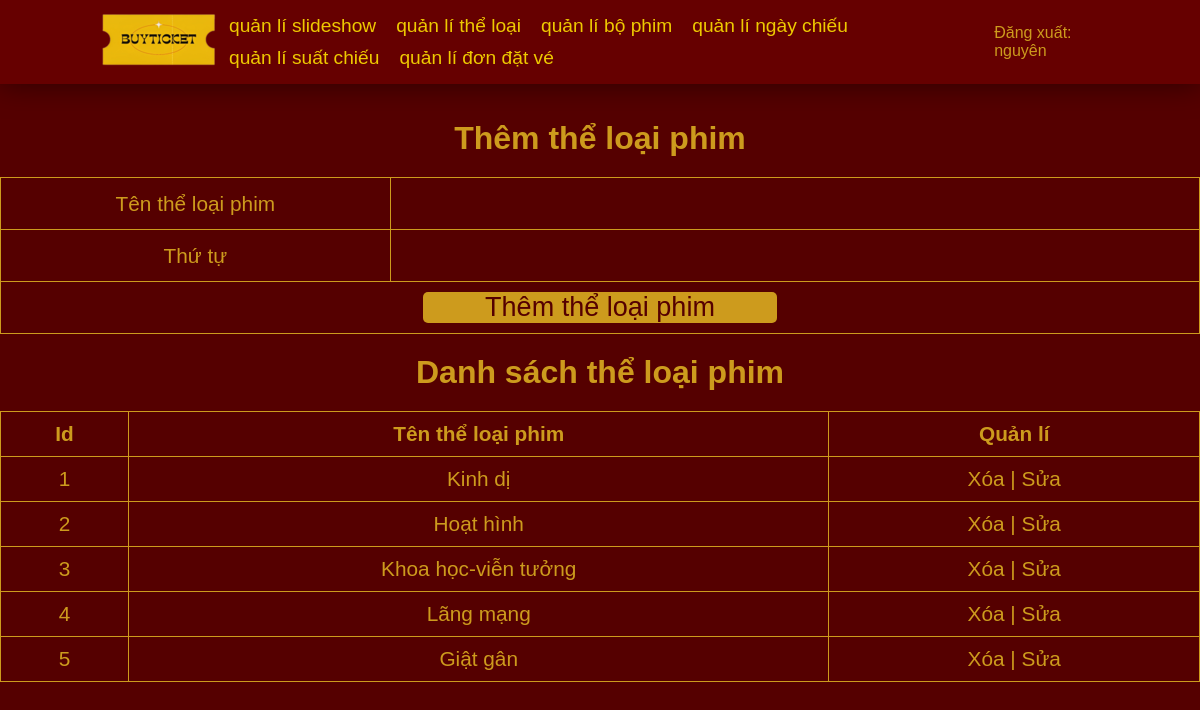
Page /admin/modules/index.php?action=quanlitheloaiphim&query=them (signed in) on the committed database.
### tables this page shows
CREATE TABLE `tbl_theloai` (
  `id_theloai` int(11) NOT NULL,
  `theloaiphim` varchar(100) NOT NULL,
  `thutu` int(11) NOT NULL
);

### admin/modules/quanlitheloaiphim/lietke.php (the view)
<?php
$sql_lietke_theloaiphim = "SELECT * FROM tbl_theloai ORDER BY thutu DESC";
$row_lietke_theloaiphim = mysqli_query($mysqli, $sql_lietke_theloaiphim);
?>
<div class="lietketheloaiphim">
<h2 class="title_chuthich">Danh sách thể loại phim</h2>
<table border="1px">
    <tr>
        <th>Id</th>
        <th>Tên thể loại phim</th>
        <th>Quản lí</th>
    </tr>
    <?php
    $i = 0;
    while ($row = mysqli_fetch_array($row_lietke_theloaiphim)) {
        $i++;
        ?>
        <tr>
            <td>
                <?php echo $i ?>
            </td>
            <td>
                <?php echo $row["theloaiphim"] ?>
            </td>
            <td>
                <a href="quanlitheloaiphim/xuly.php?idtheloai=<?php echo $row["id_theloai"] ?>">Xóa</a> | <a
                    href="?action=quanlitheloaiphim&query=sua&idtheloai=<?php echo $row["id_theloai"] ?>">Sửa</a>
            </td>
        </tr>
        <?php
    }
    ?>
</table>
</div>

### admin/css/style.css (style rules this page uses)
* { margin: 0; padding: 0; box-sizing: border-box; font-family: 'Poppins', sans-serif; }
body { background-color: #550000; }
table { border: solid 1px #CD9B1D; width: 100%; border-collapse: collapse; color: #CD9B1D; text-align: center; font-size: 1.3em; }
td,th { padding: 10px; }
a { text-decoration: none; color: #CD9B1D; }
h2.title_chuthich { color: #CD9B1D; text-align: center; font-size: 2em; padding: 20px 0; }

### rows in the picture
tbl_theloai: theloaiphim "Kinh dị"
tbl_theloai: theloaiphim "Hoạt hình"
tbl_theloai: theloaiphim "Khoa học-viễn tưởng"
tbl_theloai: theloaiphim "Lãng mạng"
tbl_theloai: theloaiphim "Giật gân"

### other values in the picture
$_SESSION["dangnhap"] "nguyên"
